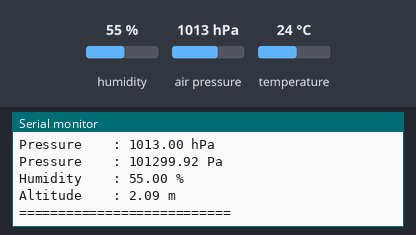
A sketch run on a simulated ESP32. On the bench: the last lines printed to the serial monitor. Wiring (inferred from the names in the program): BME280 sensor at I2C address 0x76. Inputs (shaded band) come from the test bench; at power-on: humidity 55 %, air pressure 1013 hPa, temperature 24 °C.

Above: at 1.3 s.
1.4 s: humidity set to 22 %
At 2.7 s:
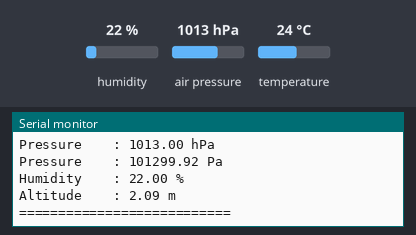
2.9 s: air pressure set to 952 hPa
At 4.0 s:
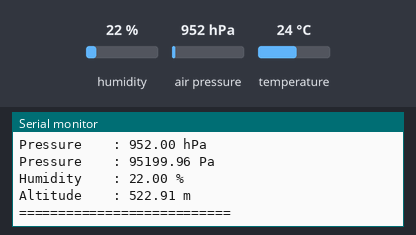
4.4 s: temperature set to 12 °C
Timing chart, 0 to 7.4 s (numbered marks = the images above; inputs shaded):
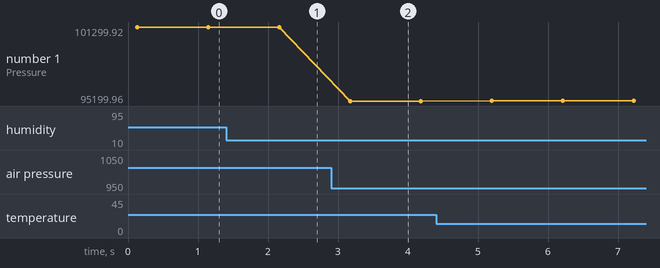

The sketch:

ssatReceiver.ino
```cpp
#include <Wire.h>
#include <math.h>

// ESP32 DevKit V1 wiring
#define SDA_PIN 23
#define SCL_PIN 22

uint8_t bmeAddress = 0x76;

// BME280 calibration data
uint16_t dig_T1, dig_P1;
int16_t dig_T2, dig_T3;
int16_t dig_P2, dig_P3, dig_P4, dig_P5;
int16_t dig_P6, dig_P7, dig_P8, dig_P9;
uint8_t dig_H1, dig_H3, dig_H6;
int16_t dig_H2, dig_H4, dig_H5;

double tFine;

// Write a register
void writeReg(uint8_t reg, uint8_t value) {
  Wire.beginTransmission(bmeAddress);
  Wire.write(reg);
  Wire.write(value);
  Wire.endTransmission();
}

// Read one byte
uint8_t read8(uint8_t reg) {
  Wire.beginTransmission(bmeAddress);
  Wire.write(reg);
  if (Wire.endTransmission(false) != 0) return 0;

  if (Wire.requestFrom(bmeAddress, (uint8_t)1) == 1)
    return Wire.read();

  return 0;
}

// Read unsigned 16-bit little-endian
uint16_t read16(uint8_t reg) {
  uint16_t l = read8(reg);
  uint16_t h = read8(reg + 1);
  return (h << 8) | l;
}

// Read signed 16-bit little-endian
int16_t readS16(uint8_t reg) {
  return (int16_t)read16(reg);
}

// Load factory calibration values
void readCalibration() {
  dig_T1 = read16(0x88);
  dig_T2 = readS16(0x8A);
  dig_T3 = readS16(0x8C);

  dig_P1 = read16(0x8E);
  dig_P2 = readS16(0x90);
  dig_P3 = readS16(0x92);
  dig_P4 = readS16(0x94);
  dig_P5 = readS16(0x96);
  dig_P6 = readS16(0x98);
  dig_P7 = readS16(0x9A);
  dig_P8 = readS16(0x9C);
  dig_P9 = readS16(0x9E);

  dig_H1 = read8(0xA1);
  dig_H2 = readS16(0xE1);
  dig_H3 = read8(0xE3);

  uint8_t e4 = read8(0xE4);
  uint8_t e5 = read8(0xE5);
  uint8_t e6 = read8(0xE6);

  dig_H4 = ((int16_t)(int8_t)e4 << 4) | (e5 & 0x0F);
  dig_H5 = ((int16_t)(int8_t)e6 << 4) | (e5 >> 4);

  if (dig_H4 & 0x0800) dig_H4 -= 4096;
  if (dig_H5 & 0x0800) dig_H5 -= 4096;

  dig_H6 = read8(0xE7);
}

// Read all 8 raw data bytes
bool readRaw(uint32_t &rawP, uint32_t &rawT, uint16_t &rawH) {
  Wire.beginTransmission(bmeAddress);
  Wire.write(0xF7);

  if (Wire.endTransmission(false) != 0) return false;
  if (Wire.requestFrom(bmeAddress, (uint8_t)8) != 8)
    return false;

  uint8_t d[8];
  for (int i = 0; i < 8; i++) d[i] = Wire.read();

  rawP = ((uint32_t)d[0] << 12) |
         ((uint32_t)d[1] << 4) | (d[2] >> 4);

  rawT = ((uint32_t)d[3] << 12) |
         ((uint32_t)d[4] << 4) | (d[5] >> 4);

  rawH = ((uint16_t)d[6] << 8) | d[7];

  return true;
}

// Temperature in Celsius
double getTemperature(uint32_t adcT) {
  double v1 = ((double)adcT / 16384.0 - dig_T1 / 1024.0)
              * dig_T2;

  double v2 = ((double)adcT / 131072.0 - dig_T1 / 8192.0);
  v2 = v2 * v2 * dig_T3;

  tFine = v1 + v2;
  return tFine / 5120.0;
}

// Pressure in hPa
double getPressure(uint32_t adcP) {
  double v1 = tFine / 2.0 - 64000.0;
  double v2 = v1 * v1 * dig_P6 / 32768.0;

  v2 += v1 * dig_P5 * 2.0;
  v2 = v2 / 4.0 + dig_P4 * 65536.0;

  v1 = (dig_P3 * v1 * v1 / 524288.0
        + dig_P2 * v1) / 524288.0;

  v1 = (1.0 + v1 / 32768.0) * dig_P1;

  if (v1 == 0.0) return NAN;

  double p = 1048576.0 - adcP;
  p = (p - v2 / 4096.0) * 6250.0 / v1;

  v1 = dig_P9 * p * p / 2147483648.0;
  v2 = p * dig_P8 / 32768.0;

  p += (v1 + v2 + dig_P7) / 16.0;

  return p / 100.0;
}

// Relative humidity in percent
double getHumidity(uint16_t adcH) {
  double h = tFine - 76800.0;

  h = (adcH - (dig_H4 * 64.0 + dig_H5 / 16384.0 * h))
      * (dig_H2 / 65536.0
      * (1.0 + dig_H6 / 67108864.0 * h
      * (1.0 + dig_H3 / 67108864.0 * h)));

  h *= 1.0 - dig_H1 * h / 524288.0;

  if (h > 100.0) h = 100.0;
  if (h < 0.0) h = 0.0;

  return h;
}

void setup() {
  Serial.begin(115200);

  // Custom I2C pins: SDA 23, SCL 22
  Wire.begin(SDA_PIN, SCL_PIN);
  Wire.setClock(100000);

  delay(100);

  // Check BME280 chip ID (must be 0x60)
  if (read8(0xD0) != 0x60) {
    bmeAddress = 0x77;

    if (read8(0xD0) != 0x60) {
      Serial.println("BME280 NOT DETECTED!");
      Serial.println("Check SDA=23, SCL=22, VIN and GND.");
      while (true) delay(1000);
    }
  }

  Serial.print("BME280 found at address 0x");
  Serial.println(bmeAddress, HEX);

  // Reset sensor
  writeReg(0xE0, 0xB6);
  delay(10);

  // Wait for calibration data copy
  while (read8(0xF3) & 0x01) delay(2);

  readCalibration();

  // Humidity oversampling x1
  writeReg(0xF2, 0x01);

  // Temperature x1, pressure x1, normal mode
  writeReg(0xF4, 0x27);

  // Standby 1000 ms, filter disabled
  writeReg(0xF5, 0xA0);

  Serial.println("BME280 initialization complete!");
  Serial.println();
}

void loop() {
  uint32_t rawP, rawT;
  uint16_t rawH;

  if (!readRaw(rawP, rawT, rawH)) {
    Serial.println("Sensor read error!");
    delay(2000);
    return;
  }

  double temperature = getTemperature(rawT);
  double pressure = getPressure(rawP);
  double humidity = getHumidity(rawH);

  // Approximate altitude using standard sea-level pressure
  const double seaLevelPressure = 1013.25; // hPa

  double altitude = 44330.0 *
      (1.0 - pow(pressure / seaLevelPressure, 0.1903));

  Serial.println("======= BME280 DATA =======");

  Serial.print("Temperature : ");
  Serial.print(temperature, 2);
  Serial.println(" °C");

  Serial.print("Temperature : ");
  Serial.print(temperature * 9.0 / 5.0 + 32.0, 2);
  Serial.println(" °F");

  Serial.print("Pressure    : ");
  Serial.print(pressure, 2);
  Serial.println(" hPa");

  Serial.print("Pressure    : ");
  Serial.print(pressure * 100.0, 2);
  Serial.println(" Pa");

  Serial.print("Humidity    : ");
  Serial.print(humidity, 2);
  Serial.println(" %");

  Serial.print("Altitude    : ");
  Serial.print(altitude, 2);
  Serial.println(" m");

  Serial.println("===========================");
  Serial.println();

  delay(1000);
}
```

Measured:
- after the input at 1.4 s, the serial monitor: prints a new line after 0.76 s (image 1)
- after the input at 2.9 s, the serial monitor: prints a new line after 0.27 s (image 2)
- plotted number 1: 101299.92 → 95199.96 after the input at 2.9 s, 95199.96 → 95199.97 after the input at 4.4 s
